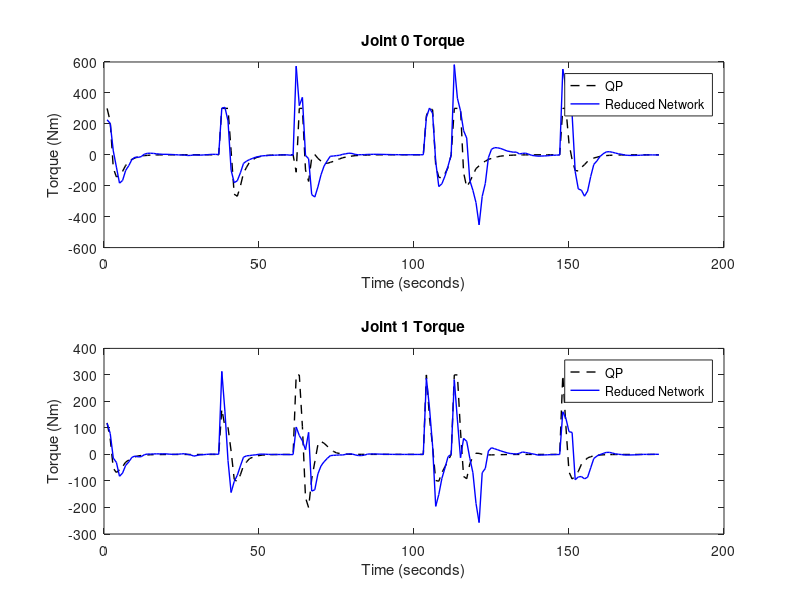

This figure's MATLAB source:
data = load('arm_rl_action.txt');
[n, m] = size(data);

action_size = m / 2;
coach_idx = 1;
student_idx = action_size + 1;

data = data .* 10;

line_width = 1;
for i = 1:2
    subplot(2, 1, i);
    plot(data(:,coach_idx + i - 1), 'k--', 'LineWidth', line_width);
    hold on;
    plot(data(:,student_idx + i - 1), 'b-', 'LineWidth', line_width);
    hold off;

    plot_title = sprintf('Joint %i Torque', i - 1);
    title(plot_title);
    xlabel('Time (seconds)');
    ylabel('Torque (Nm)');

    legend('QP', 'Reduced Network');
end